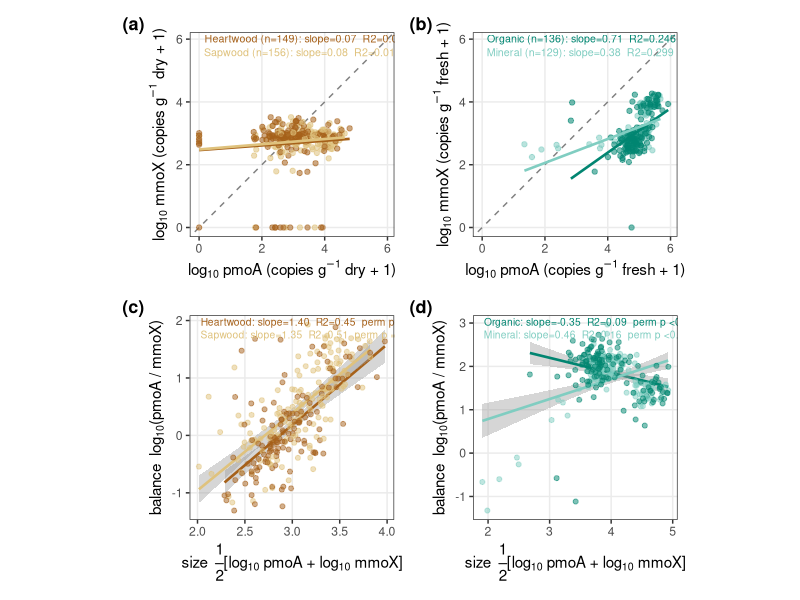

Generate this figure with R:
# ==============================================================================
# REVISION — S10: pmoA/mmoX coupling & composition, WOOD (focus) vs SOIL (contrast).
# Tree-focused; four compartments (BrBG palette): Heartwood, Sapwood (wood) /
# Organic, Mineral (soil), each with its own fit.
#   (a) Wood decoupling: pmoA vs mmoX (heartwood/sapwood) — no co-variation (r2~0).
#   (b) Soil decoupling: pmoA vs mmoX (organic/mineral) — co-vary.
#   (c) Wood composition: balance log(pmoA/mmoX) vs size 1/2[log pmoA + log mmoX],
#       heartwood/sapwood with individual fits + independence permutation.
#   (d) Soil composition: same axes for organic/mineral.
#       PERMUTATION NULL: shuffle pmoA and mmoX INDEPENDENTLY across samples (preserves
#       each gene's marginal, breaks within-sample pairing), recompute the balance-size
#       slope; two-sided p = deviation from that null. This controls the built-in
#       balance-vs-size geometry (a steep slope is mechanically expected when one gene
#       has restricted variance). WOOD matches the null (perm p 0.47/0.32) -> the ~1.4
#       slope IS that mechanical expectation (mmoX = fixed low background, pmoA carries
#       the variance), NOT co-regulation. SOIL deviates (perm p < 0.001) -> real coupling.
#
# UNITS: copies g^-1 (= copies/uL x elution/mass). BASIS DIFFERS BY MATERIAL: WOOD tube
#   mass is a subsample of freeze-dried core -> DRY; SOIL has no per-sample dry mass or
#   moisture -> FIELD-MOIST -> FRESH (labeled as such; dry-basis harmonization pending).
#   Conclusions basis-invariant (ratio/slope-based; per-sample mass scalar cancels) and
#   normalization-robust (within-habitat mass CV 3-4%). Do NOT pool wood+soil (cross-
#   habitat CV 44%); habitats kept separate. Balances/ratios are unit-invariant.
# NONDETECTS: kept via log10(x+1) in the decoupling panels (wood ND 3-5%, soil 0%).
#   Composition panels need both genes detected (ratio undefined at a zero) -> complete-case.
# NOTE size axis = geometric-mean center (the 1/2 is the Bland-Altman mean); NOT the
#   arithmetic-sum "total abundance" used elsewhere.
# Absolute axes subject to pending x10 (DILUTION_10X); ratios/slopes are not.
# NEW file; original S10 generator untouched. Output: revision/outputs/figS10_final.png
# ==============================================================================
suppressPackageStartupMessages({ library(tidyverse); library(patchwork) })
out <- "revision/outputs"; dir.create(out, showWarnings = FALSE, recursive = TRUE)
E <- 75; DILUTION_10X <- 1
COMP4 <- c(Heartwood = "#a6611a", Sapwood = "#dfc27d", Organic = "#018571", Mineral = "#80cdc1")
WOODC <- c("Heartwood", "Sapwood"); SOILC <- c("Organic", "Mineral")

d0 <- read.csv("data/compiled/ddpcr_gene_abundances.csv") %>%
  filter(analysis_type == "loose", target_gene %in% c("pmoa", "mmox"))
meta <- d0 %>% group_by(sample_id) %>%
  summarise(material = first(material), core_type = first(core_type), mass = first(sample_mass_mg), .groups = "drop")
W <- d0 %>% select(sample_id, target_gene, conc = concentration_copies_per_uL, pos = positives) %>%
  pivot_wider(names_from = target_gene, values_from = c(conc, pos)) %>%
  left_join(meta, by = "sample_id") %>%
  filter(material %in% c("Wood", "Soil"), !is.na(mass), mass > 0) %>%
  mutate(comp = factor(recode(core_type, Inner = "Heartwood", Outer = "Sapwood"), levels = names(COMP4)),
         cg = E / (mass/1000) * DILUTION_10X) %>%
  filter(!is.na(comp))

# ---- decoupling data: keep nondetects, +1, copies/g --------------------------
dec <- W %>% mutate(pmoa_g = ifelse(is.na(conc_pmoa), 0, conc_pmoa) * cg,
                    mmox_g = ifelse(is.na(conc_mmox), 0, conc_mmox) * cg,
                    lp1 = log10(pmoa_g + 1), lm1 = log10(mmox_g + 1))
lim <- range(c(dec$lp1, dec$lm1))
decstat <- dec %>% group_by(comp) %>%
  summarise(slope = coef(lm(lm1 ~ lp1))[2], r2 = cor(lp1, lm1)^2,
            p = summary(lm(lm1 ~ lp1))$coef[2, 4], n = n(), .groups = "drop")

# ---- composition data: complete-case (both detected), copies/g ---------------
cc <- W %>% filter(pos_pmoa > 0, pos_mmox > 0, !is.na(conc_pmoa), !is.na(conc_mmox)) %>%
  mutate(lp = log10(conc_pmoa * cg), lmm = log10(conc_mmox * cg), size = 0.5*(lp + lmm), bal = lp - lmm)
set.seed(1)
compstat <- lapply(names(COMP4), function(k) {
  s <- cc %>% filter(comp == k); m0 <- stats::lm(bal ~ size, s); o <- unname(coef(m0)[2])
  nul <- replicate(3000, { p <- sample(s$lp); m <- sample(s$lmm); coef(stats::lm((p - m) ~ I(0.5*(p + m))))[2] })
  permp <- min(1, 2 * min(mean(nul >= o), mean(nul <= o)))  # two-sided: deviation from independence
  data.frame(comp = k, slope = o, r2 = summary(m0)$r.squared, p = summary(m0)$coef[2, 4], permp = permp, n = nrow(s))
}) %>% bind_rows()

th <- theme_bw(base_size = 11) +
  theme(aspect.ratio = 1, panel.grid.minor = element_blank())
fmtp <- function(p) ifelse(p < 0.001, "<0.001", sprintf("=%.2f", p))
fmtr <- function(r) ifelse(r < 0.001, "<0.001", sprintf("=%.3f", r))
permlab <- function(p) ifelse(p < 0.001, "<0.001", sprintf("=%.2f", p))

# ---- (a),(b) decoupling by compartment ---------------------------------------
decouple_panel <- function(comps, basis) {
  dd <- dec %>% filter(comp %in% comps)
  p <- ggplot(dd, aes(lp1, lm1, color = comp)) +
    geom_abline(slope = 1, intercept = 0, linetype = "dashed", color = "grey50") +
    geom_point(alpha = 0.55, size = 1.5) +
    geom_smooth(method = "lm", formula = y~x, se = FALSE, linewidth = 0.9) +
    scale_color_manual(values = COMP4[comps], name = NULL)
  for (i in seq_along(comps)) {
    k <- comps[i]; r <- decstat[decstat$comp == k, ]
    p <- p + annotate("text", x = -Inf, y = Inf, hjust = -0.06, vjust = 1.3 + (i-1)*1.7, size = 2.7, color = COMP4[[k]],
                      label = sprintf("%s (n=%d): slope=%.2f  R2%s  p%s", k, r$n, r$slope, fmtr(r$r2), fmtp(r$p)))
  }
  p + coord_fixed(ratio = 1, xlim = lim, ylim = lim) +
    labs(x = bquote(log[10]~"pmoA (copies g"^-1*" "*.(basis)*" + 1)"),
         y = bquote(log[10]~"mmoX (copies g"^-1*" "*.(basis)*" + 1)")) + th + theme(legend.position = "none")
}
pa <- decouple_panel(WOODC, "dry"); pb <- decouple_panel(SOILC, "fresh")

# ---- (c),(d) composition by compartment --------------------------------------
comp_panel <- function(comps) {
  d <- cc %>% filter(comp %in% comps); st <- compstat %>% filter(comp %in% comps)
  p <- ggplot(d, aes(size, bal, color = comp)) +
    geom_smooth(method = "lm", formula = y~x, se = TRUE, linewidth = 0.9) +
    geom_point(alpha = 0.5, size = 1.4) +
    scale_color_manual(values = COMP4[comps], name = NULL)
  for (i in seq_len(nrow(st))) {
    r <- st[i, ]
    p <- p + annotate("text", x = -Inf, y = Inf, hjust = -0.05, vjust = 1.3 + (i-1)*1.6, size = 2.6, color = COMP4[[r$comp]],
                      label = sprintf("%s: slope=%.2f  R2=%.2f  perm p %s", r$comp, r$slope, r$r2, permlab(r$permp)))
  }
  p + labs(x = expression("size  "*frac(1,2)*"[log"[10]*" pmoA + log"[10]*" mmoX]"),
           y = expression("balance  log"[10]*"(pmoA / mmoX)")) + th + theme(legend.position = "none")
}
pc <- comp_panel(WOODC); pd <- comp_panel(SOILC)

fig <- (pa | pb) / (pc | pd) +
  plot_annotation(tag_levels = "a", tag_prefix = "(", tag_suffix = ")") &
  theme(plot.tag = element_text(face = "bold", size = 13))
ggsave(file.path(out, "figS10_final.png"), fig, width = 9.4, height = 9.4, dpi = 300, bg = "white")
print(decstat); print(compstat[, c("comp","slope","r2","permp","n")])
cat("Wrote figS10_final.png\n")
